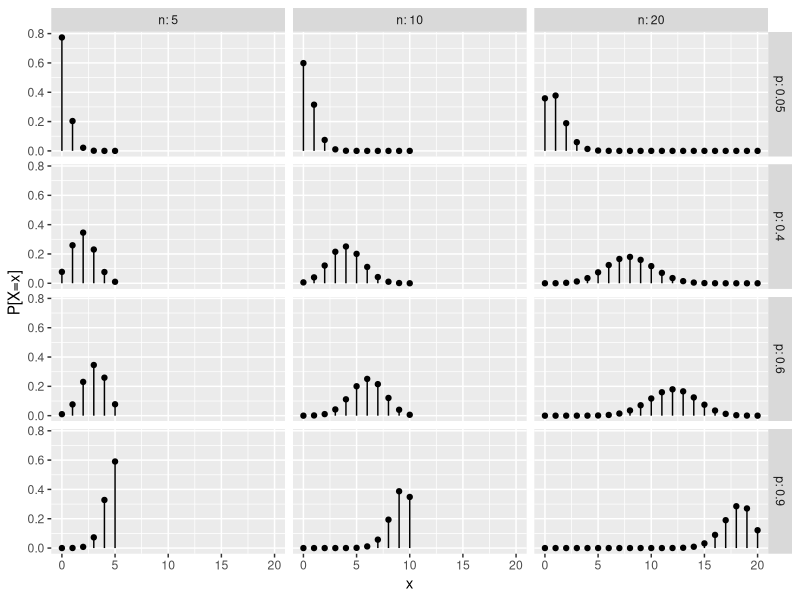
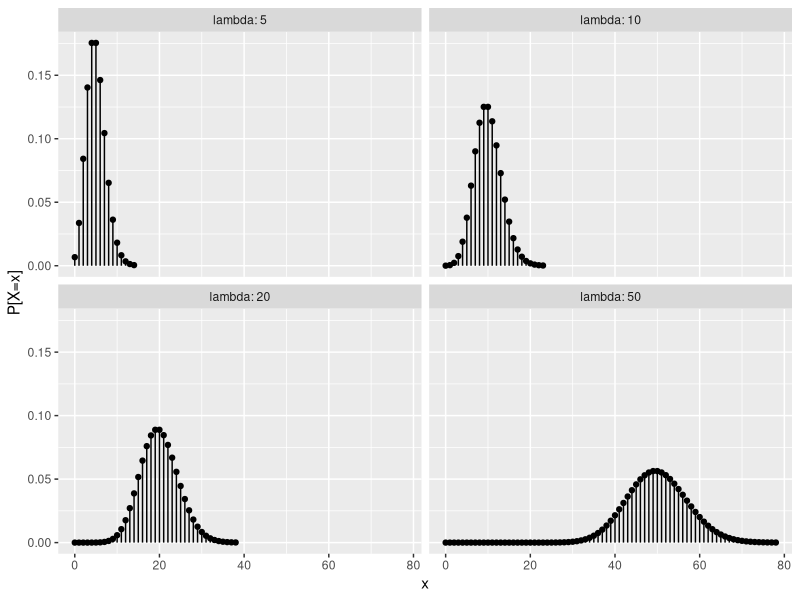
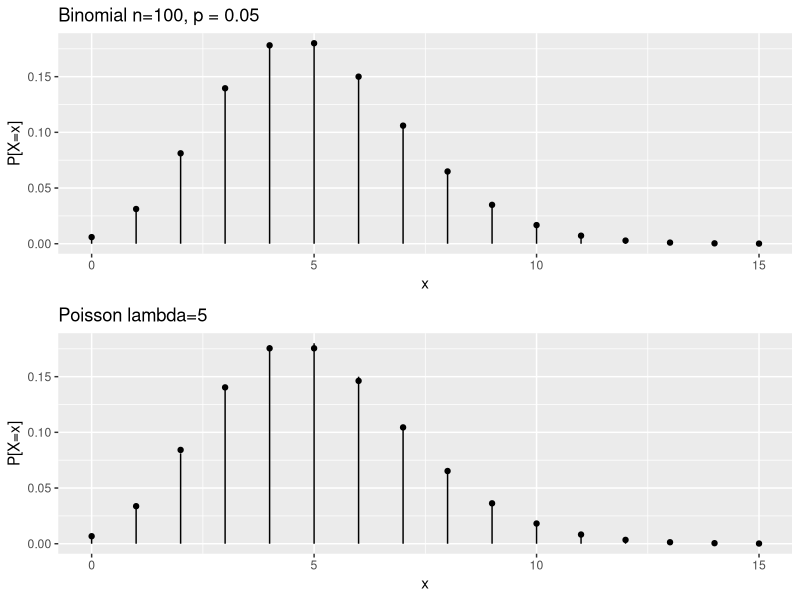
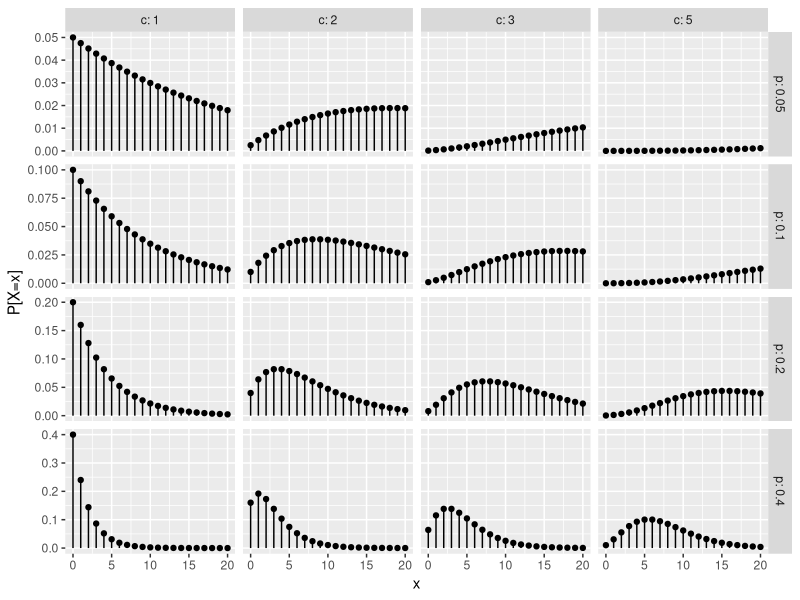
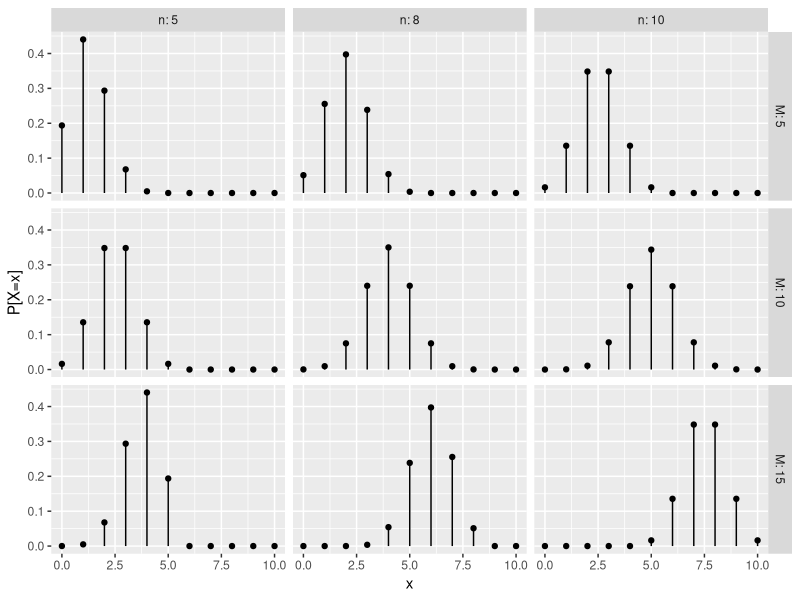
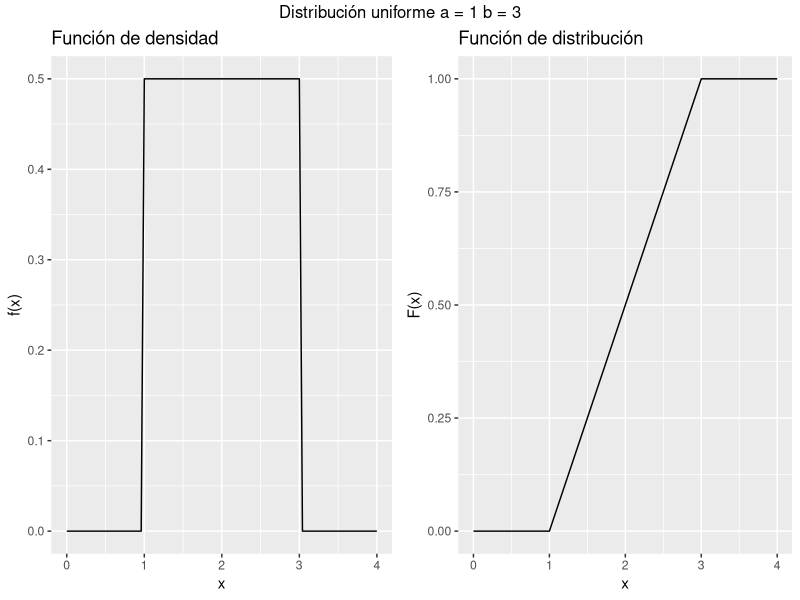
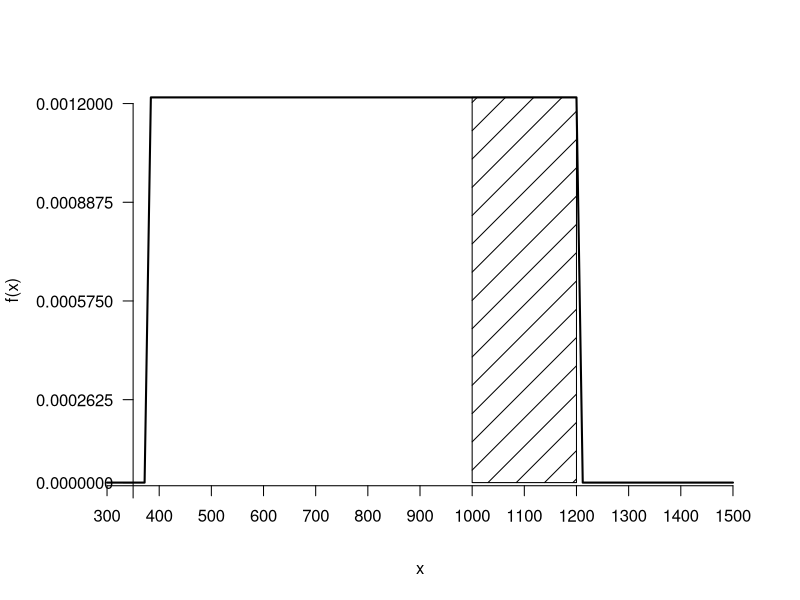
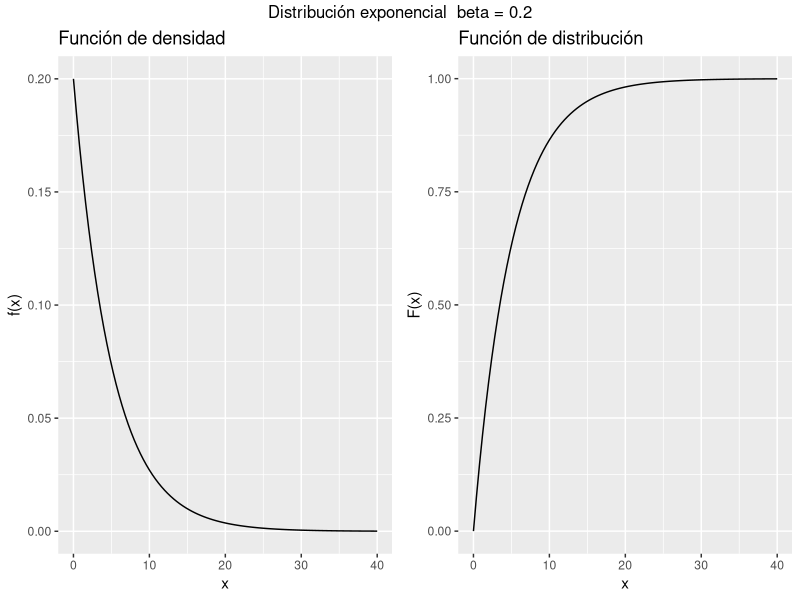

These charts were generated, in order, by the following R code:
## ---- chunk 1
library(dplyr)
library(ggplot2)
n <- c(5, 10, 20)
gdata <- lapply(n, function(x) expand.grid(list(n = x, 
                          p = c(0.05, 0.4, 0.6, 0.9),
                          x = seq(0, x)))) %>% bind_rows() %>% 
  mutate(prob = dbinom(x, n, p))
ggplot(gdata, aes(x = x, xend = x, y = 0, yend = prob)) + 
  geom_segment() +
  geom_point(aes(y=prob)) +
  facet_grid(p~n, labeller = label_both) +
  labs(y = "P[X=x]")
## ---- chunk 2
dbinom(x = 0, size = 5, prob = 0.4)
1 - pbinom(q = 1, size = 5, prob = 0.4)
pbinom(q = 1, size = 5, prob = 0.4, lower.tail = FALSE)
sum(dbinom(x = 2:5, size = 5, prob = 0.4))
## ---- chunk 3
pbinom(q = 0, size = 10, prob = 0.25, lower.tail = FALSE)
## ---- chunk 4
library(dplyr)
library(ggplot2)
par1 <- c(5, 10, 20, 50)
gdata <- lapply(par1, function(lam) expand.grid(list(lambda = lam, 
                          x = seq(0, round(lam + 4*sqrt(lam)) )))) %>% 
  bind_rows() %>% 
  mutate(prob = dpois(x, lambda))
ggplot(gdata, aes(x = x, xend = x, y = 0, yend = prob)) + 
  geom_segment() +
  geom_point(aes(y = prob)) +
  facet_wrap(vars(lambda), labeller = label_both) +
  labs(y = "P[X=x]")
## ---- chunk 5
dpois(x = 0, lambda = 4)
## ---- chunk 6
ppois(q = 2, lambda = 8)
dpois(x = 30, lambda = 32)
## ---- chunk 7

x <- 0:15
n <- 100
p <- 0.05

gdata <- data.frame(x = x, dbinom = dbinom(x, n, p),
                    dpois = dpois(x, n*p))
gridExtra::grid.arrange(
  
gdata %>% ggplot(aes(x = x, xend = x, y = 0, yend = dbinom)) + 
  geom_segment() + 
  geom_point(aes(y=dbinom)) +
  labs(title = "Binomial n=100, p = 0.05", y = "P[X=x]"),
gdata %>% ggplot(aes(x = x, xend = x, y = 0, yend = dbinom)) + 
  geom_segment() + 
  geom_point(aes(y=dpois)) +
  labs(title = "Poisson lambda=5", y = "P[X=x]")
)
## ---- chunk 8
pbinom(2, 100, 0.01)
ppois(2, 1)
## ---- chunk 9
library(dplyr)
library(ggplot2)
par1 <- c(1, 2, 3, 5)
gdata <- lapply(par1, function(c) expand.grid(list(c = c, 
                          p = c(0.05, 0.1, 0.2, 0.4),
                          x = seq(0, 20 )))) %>% bind_rows() %>% 
  mutate(prob = dnbinom(x, c, p))
ggplot(gdata, aes(x = x, xend = x, y = 0, yend = prob)) + 
  geom_segment() +
  geom_point(aes(y=prob)) +
  facet_grid(p ~c, labeller = label_both, scales = "free_y") +
  labs(y = "P[X=x]")
## ---- chunk 10
dnbinom(x = 1, size = 4, prob = 0.6)
## ---- chunk 11
pnbinom(q = 6, size = 4, prob = 0.5, lower.tail = FALSE)
## ---- chunk 12
pnbinom(q = 6, size = 4, prob = 1/2, lower.tail = FALSE)
qnbinom(p = 0.95, size = 4, prob = 1/2)
## ---- chunk 13
pgeom(q = 3, prob = 4/52)
## ---- chunk 14
library(dplyr)
library(ggplot2)
N <-  20
M <- c(5, 10, 15)
gdata <- lapply(M, function(M) expand.grid(list(M = M, 
                          n = c(5, 8, 10),
                          x = seq(0, 10)))) %>% bind_rows() %>% 
  mutate(prob = dhyper(x = x,m = M, n = N-M,k =  n))
ggplot(gdata, aes(x = x, xend = x, y = 0, yend = prob)) + 
  geom_segment() +
  geom_point(aes(y=prob)) +
  facet_grid(M~n, labeller = label_both) +
  labs(y = "P[X=x]")
## ---- chunk 15
dhyper(x = 1, m = 30, n = 20, k = 5)
## ---- chunk 16
dhyper(x = 1, m = 4, n = 52-4, k = 10)
## ---- chunk 17
f.unif <- function(x, a, b) x^0*1/(b-a)
a <- 1
b <- 3
library(ggplot2)
library(gridExtra)
grid.arrange(ggplot(data.frame(x = c(0, 4), y = c(0, 1)), aes(x,y)) +
               stat_function(fun = dunif, args = list(min = a, max = b)) +
               labs(title = "Función de densidad",
                    y = "f(x)"),
             ggplot(data.frame(x = c(0, 4), y = c(0, 1)), aes(x,y)) +
               stat_function(fun = punif, args = list(min = a, max = b)) +
               labs(title = "Función de distribución",
                    y = "F(x)"),
             nrow = 1,
             top = paste("Distribución uniforme a =",a, "b =", b) 
)


## ---- chunk 18
f <- function(x) dunif(x, 380, 1200)
curve(f, 300, 1500, axes = FALSE, lwd = 2)
axis(1, pos = -0.00001, at = seq(300, 1500, by = 100))
axis(2, pos = 350, at = c(-1, 0, seq(-0.00005, 0.0012, length.out = 5)), las = 2)
polygon(c(1000, 1200, 1200, 1000, 1000), c(0,0,1/820, 1/820, 0), density = 5)
## ---- chunk 19
punif(q = 1000, min = 380, max = 1200, lower.tail = FALSE)
## ---- chunk 20
punif(q = 0.9, min = 0, max = 1, lower.tail = FALSE)
## ---- chunk 21
b <- 0.2
xmax <- 40
library(gridExtra)
grid.arrange(ggplot(data.frame(x = c(0, xmax), y = c(0, 1)), aes(x,y)) +
               stat_function(fun = dexp, args = list(rate = b)) +
               labs(title = "Función de densidad",
                    y = "f(x)"),
             ggplot(data.frame(x = c(0, xmax), y = c(0, 1)), aes(x,y)) +
               stat_function(fun = pexp, args = list(rate = b)) +
               labs(title = "Función de distribución",
                    y = "F(x)"),
             nrow = 1,
             top = paste("Distribución exponencial ",  expression(beta), "=", b) 
)


## ---- chunk 22
pexp(q = 1, rate = 4,lower.tail = FALSE)
## ---- chunk 23

marori <- par("mar")
marnew <- marori
marnew[3] <- 2.1
par(mar = marnew)
x <- seq(0, 1.5, by =0.05)
y <- dexp(x, 4)
plot(x,y, type = "l", axes = FALSE, lwd = 2,
     ylab = "f(x)", main = "Función de densidad",
     ylim = c(0, 4.5))
axis(1, pos = 0)
axis(2, pos = 0, las = 1)
abline(v=1)
## ---- chunk 24
pexp(1, 4, lower.tail = FALSE)
## ---- chunk 25
qexp(p = 0.95, rate = 2)
## ---- chunk 26
mu <- 10
sigma <-  2
library(gridExtra)
grid.arrange(ggplot(data.frame(x = c(mu-4*sigma, mu+4*sigma), y = c(0, 1)), aes(x,y)) +
               stat_function(fun = dnorm, args = list(mean = mu, sd = sigma)) +
               labs(title = "Función de densidad",
                    y = "f(x)"),
             ggplot(data.frame(x = c(mu-4*sigma, mu+4*sigma), y = c(0, 1)), aes(x,y)) +
               stat_function(fun = pnorm, args = list(mean = mu, sd = sigma)) +
               labs(title = "Función de distribución",
                    y = "F(x)"),
             nrow = 1,
             top = paste0("Distribución normal media ", mu, " y desviación típica ", sigma)
)


## ---- chunk 27
oldpar <- par(mar = c(5, 4, 0, 2) + 0.1, mai = c(0.3, 0.3, 0.2, 0.3))

plot(rep(0.2, 20), axes = FALSE, type = "n", ann = FALSE, xlim = c(-3.1, 3.1), ylim = c(-0.2, 0.4))
curve(dnorm, add = TRUE, lwd = 3)
axis(1, pos = -0.01, at = -3:3, 
     labels = c(expression(-3*sigma),
                expression(-2*sigma),
                expression(-1*sigma),
                expression(mu),
                expression(1*sigma),
                expression(2*sigma),
                expression(3*sigma)), 
     lwd = 2)
lines(x = c(0, 0), y = c(dnorm(0), -0.01), lty = 5)
ypos <- seq(-0.1, -0.2, length.out = 3)
ytext <- c("68.27%", "95.45%", "99.73%")
text(x = 0, y = ypos, labels = ytext)
arrows(x0 = c(rep(-0.29, 3), rep(0.29,3)), y0 = rep(ypos, 2), x1 = c(-1:(-3), 1:3), length = .15, angle = 25)
xpos <- c(-1:(-3), 1:3)
for (i in 1:6){
lines(x = rep(xpos[i], 2), y = c(-0.06, rep(ypos,2)[i] - 0.01))
}
par(oldpar)
## ---- chunk 28
par(mfrow=c(2,3))

# x <= a
a <- 1
mu <- 0
sig <- 1
curve(dnorm(x, mean = mu),
      xlim = c(mu-4*sig, mu+4*sig),
      ylab = "",
      col = "steelblue",
      lwd = 2,
      axes = FALSE,
      xlab = "")
axis(1, col = gray(0.5), pos = 0, at = c(-10, mu, a, 10),
     labels = c("", "0", "a", ""), padj = -1.5)

mtext(expression("P"*group("[", Z<=a, "]")== F(a)), 1, 1)
xx <- c(seq(a, -6, length.out = 100))
polygon(x = c(xx, -6, rev(xx), a),
        y = c(0, dnorm(xx, mean = mu), rep(0, 101)), col = gray(0.75),
        lty = 3)
axis(2, las = 2, pos = 0, col = gray(0.5),
     at = c(dnorm(c(-1), mean = 3), 10),
     labels = c("", ""))


## Density x>a
a <- 1
mu <- 0
sig <- 1
curve(dnorm(x, mean = mu),
      xlim = c(mu-4*sig, mu+4*sig),
      ylab = "",
      col = "steelblue",
      lwd = 2,
      axes = FALSE,
      xlab = "")
axis(1, col = gray(0.5), pos = mu, at = c(-10, mu, a, 10),
     labels = c("", 0, "a", ""), padj = -1.5)
axis(2, las = 2, pos = 0, col = gray(0.5),
     at = c(dnorm(c(-1), mean = 3), 10),
     labels = c("", ""))

mtext(expression("P[Z>a]" == "1 - P"* group("[", Z <= a, "]") ), 1, 1)
xx <- c(seq(a, 6, length.out = 100))
polygon(x = c(xx, 6, rev(xx), a),
        y = c(0, dnorm(xx, mean = mu), rep(0, 101)), col = gray(0.75),
        lty = 3)

# x > -a
a <- -1
curve(dnorm(x, mean = mu),
      xlim = c(mu-4*sig, mu+4*sig),
      ylab = "",
      col = "steelblue",
      lwd = 2,
      axes = FALSE,
      xlab = "")
axis(1, col = gray(0.5), pos = 0, 
     at = c(-10, a, mu, 10),
     labels = c("", "-a", "0", ""), 
     padj = -1.5)


mtext(expression("P[Z>-a]" == "P"*group("[", Z<=a, "]")), 1, 1)
xx <- c(seq(a, 6, length.out = 100))
polygon(x = c(xx, 6, rev(xx), a),
        y = c(0, dnorm(xx, mean = mu), rep(0, 101)), col = gray(0.75),
        lty = 3)
axis(2, las = 2, pos = 0, col = gray(0.5),
     at = c(dnorm(c(-1), mean = 3), 10),
     labels = c("", ""))


# x < -a
a <- -1
curve(dnorm(x, mean = mu),
      xlim = c(mu-4*sig, mu+4*sig),
      ylab = "",
      col = "steelblue",
      lwd = 2,
      axes = FALSE,
      xlab = "")
axis(1, col = gray(0.5), pos = 0, at = c(-10, mu, a, 10),
     labels = c("", "0", "-a", ""), padj = -1.5)
axis(2, las = 2, pos = 0, col = gray(0.5),
     at = c(dnorm(c(-1), mean = 3), 10),
     labels = c("", ""))

mtext(expression("P"*group("[", Z<= -a, "]" )== "1- P"*group("[", Z<=a, "]")), 1, 1)
xx <- c(seq(a, -6, length.out = 100))
polygon(x = c(xx, -6, rev(xx), a),
        y = c(0, dnorm(xx, mean = mu), rep(0, 101)), col = gray(0.75),
        lty = 3)

# -b < x < -a
a <- -1
b <- -2
curve(dnorm(x, mean = mu),
      xlim = c(mu-4*sig, mu+4*sig),
      ylab = "",
      col = "steelblue",
      lwd = 2,
      axes = FALSE,
      xlab = "")
axis(1, col = gray(0.5), pos = 0, 
     at = c(   -10,   b,    a,   0,  -a, -b,  10),
     labels = c(" ", "-b", expression("-a"), "0", "a", "b", " "), 
     padj = -1.5)
axis(2, las = 2, pos = 0, col = gray(0.5),
     at = c(dnorm(c(-1), mean = 3), 10),
     labels = c("", ""))

mtext("P[-b<Z<-a]= P[a<Z<b]=", 1, 1)
mtext(expression("=P"*group("[", Z<=b, "]")-"P"*group("[", Z<=a, "]")), 1, 3)
xx <- c(seq(a, b, length.out = 100))
polygon(x = c(xx, b, rev(xx), a),
        y = c(0, dnorm(xx, mean = mu), rep(0, 101)), col = gray(0.75),
        lty = 3)

xx <- c(seq(-a, -b, length.out = 100))
polygon(x = c(xx, -b, rev(xx), -a),
        y = c(0, dnorm(xx, mean = mu), rep(0, 101)), col = gray(0.75),
        lty = 3)


# -a < x < b
a <- -1
b <- 2
curve(dnorm(x, mean = mu),
      xlim = c(mu-4*sig, mu+4*sig),
      ylab = "",
      col = "steelblue",
      lwd = 2,
      axes = FALSE,
      xlab = "")
axis(1, col = gray(0.5), pos = 0, at = c(-10, a, mu, b, 10),
     labels = c("", "-a", "0", "b", ""), padj = -1.5)

mtext(expression("P"*group("[", "-a ≤ Z" <= b, "]")*"="), 1, 1)
mtext("P[Z ≤ b] + P[Z ≤ a] - 1", 1, 3)
xx <- c(seq(a, b, length.out = 100))
polygon(x = c(xx, b, rev(xx), a),
        y = c(0, dnorm(xx, mean = mu), rep(0, 101)), col = gray(0.75),
        lty = 3)
axis(2, las = 2, pos = 0, col = gray(0.5),
     at = c(dnorm(c(-1), mean = 3), 10),
     labels = c("", ""))

## ---- chunk 29
a <- 3
mu <- 5
sig <- 1.5
dt <- 2
curve(dnorm(x, mean = mu, sd = dt),
      xlim = c(mu-4*sig, mu+4*sig),
      ylab = "",
      col = "steelblue",
      lwd = 2,
      axes = FALSE,
      xlab = "")
axis(1, col = gray(0.5), 
     pos = 0, 
     at = c(-10, 0, a, mu, 8.76, 15),
     labels = c("", 0, a, mu, 8.76, ""))
axis(2, las = 2, pos = 0, col = gray(0.5),
     at = c(dnorm(c(-1), mean = 3), 10),
     labels = c("", ""))

xx <- c(seq(-3, a, length.out = 200))
polygon(x = c(xx, a, a, rev(xx)),
        y = c(0, dnorm(xx, mean = mu, sd = dt), rep(0, 201)), col = gray(0.75),
        lty = 3)
text(1.5, 0.015, "P[X<3]=")
text(1.5, 0.005, "=1-P[Z<1]=0.1587")
mtext("z=1.88", 1, at=8.76, line = 1.5)
mtext("x", 4, at = 0, las = 1)
mtext("f(x)", 3, at = 0, las = 1)

xx <- c(seq(8.76, 15, length.out = 200))
polygon(x = c(8.76, xx, 15, rev(xx)),
        y = c(0, dnorm(xx, mean = mu, sd = dt), rep(0, 201)), col = gray(0.75),
        lty = 3)
text(9.3, 0.01, "0.03")
## ---- chunk 30
pnorm(q = 3, mean = 5, sd = 2)
qnorm(p = 0.03, mean = 5, sd = 2, lower.tail = FALSE)
## ---- chunk 31
pnorm(2, 1.8, 0.5) - pnorm(1, 1.8, 0.5)
qnorm(p = 0.95, 1.8, 0.5)
## ---- chunk 32
la <- 2
lb <- 4
lc <- 5
x <- 8
pta <- pexp(q = x, rate = 1/la, lower.tail = FALSE )
ptb <- pexp(q = x, rate = 1/lb, lower.tail = FALSE )
ptc <- pexp(q = x, rate = 1/lc, lower.tail = FALSE )
pta*0.25+ptb*0.25+ptc*0.5
